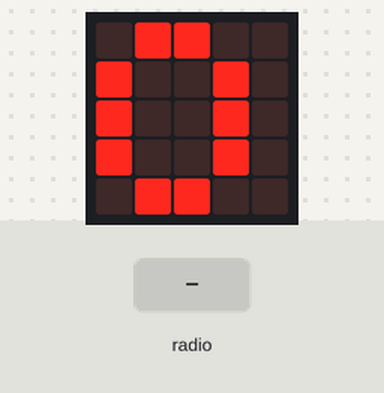
This program was run on a simulated BBC micro:bit (MakeCode). Shown: the board's 5×5 LED display. The inputs (shaded band) are chosen by the test bench.

Above: at 1.9 s.
2.0 s: radio message "1" arrives
At 2.9 s:
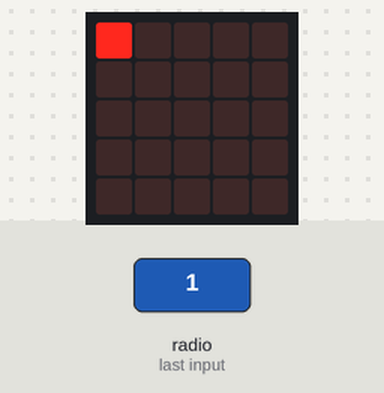
3.5 s: radio message "0" arrives
At 4.1 s:
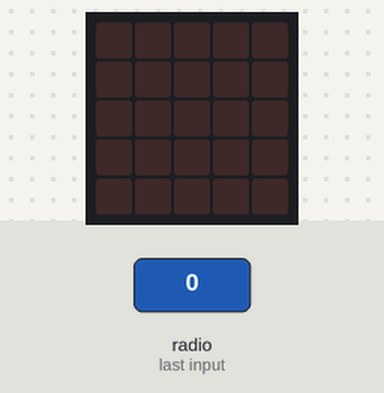
5.0 s: radio message "5" arrives
At 6.4 s:
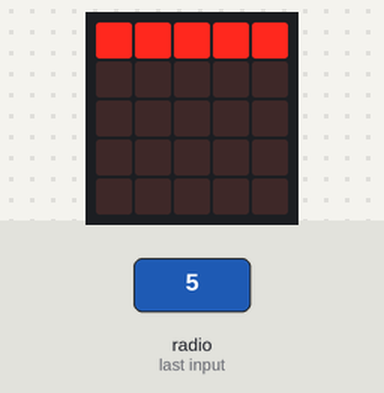
Timing chart, 0 to 8.0 s (numbered marks = the images above; inputs shaded):
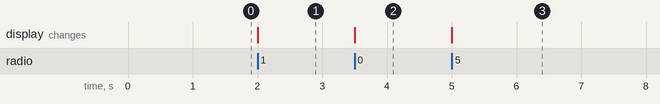

Measured:
- after the input at 2.0 s, the display: changes at once (image 1)
- after the input at 3.5 s, the display: changes at once (image 2)
- after the input at 5.0 s, the display: changes at once (image 3)

The program:

main.ts
```typescript
radio.onReceivedNumber(function (receivedNumber) {
    basic.clearScreen()
    if (0 <= receivedNumber) {
        i = 0
        for (let index = 0; index < Math.trunc(receivedNumber / 5); index++) {
            led.plot(0, i)
            led.plot(1, i)
            led.plot(2, i)
            led.plot(3, i)
            led.plot(4, i)
            i += 1
        }
        l = 0
        for (let index = 0; index < receivedNumber % 5; index++) {
            led.plot(l, i)
            l += 1
        }
    } else {
        re = receivedNumber * -1
        i = 4
        for (let index = 0; index < Math.trunc(re / 5); index++) {
            led.plot(0, i)
            led.plot(1, i)
            led.plot(2, i)
            led.plot(3, i)
            led.plot(4, i)
            i += -1
        }
        l = 4
        for (let index = 0; index < re % 5; index++) {
            led.plot(l, i)
            l += -1
        }
    }
    basic.pause(10)
})
radio.onReceivedValue(function (name, value) {
    if (value == 25) {
        led.setBrightness(255)
    } else if (value == 0) {
        led.setBrightness(50)
    }
})
let re = 0
let l = 0
let i = 0
radio.setGroup(11)
basic.showNumber(0)
```

test.ts
```typescript
// テストはここに来ます。このパッケージが拡張機能として使用されるときにはコンパイルされません。
```
